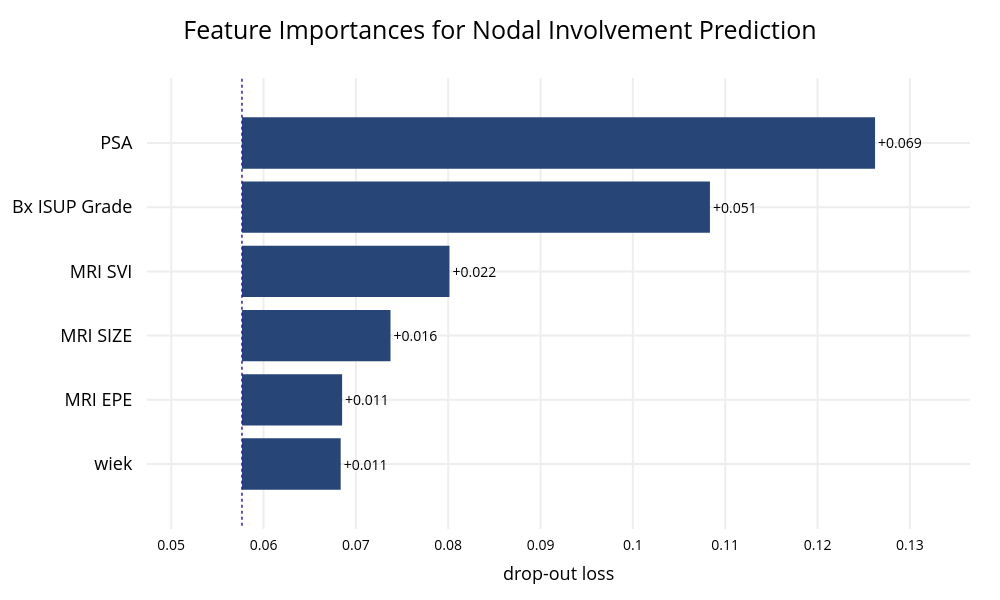

The notebook cell saved with this chart:
### Markdown cell above
### Maximize brier score

### Code cell
param_grid = {
    'classifier__n_estimators': [100, 200, 400, 800],
    'classifier__max_depth': [3, 5],
    'classifier__learning_rate': [0.01, 0.05, 0.1],
    'classifier__subsample': [0.6, 0.8, 1.0],
    'classifier__colsample_bytree': [0.6, 0.8, 0.9, 1.0],
    'classifier__gamma': [0, 0.1, 0.2]
}
untrained_model = XGBClassifier(random_state=42)

y_true, y_pred, y_pred_probs, false_positive_rate, true_positive_rate, total_roc_auc, trained_model, best_params, data_splits = train_and_evaluate_model(untrained_model, X, y, numerical_cols, categorical_cols, n_folds=5, tune_params=True, param_grid=param_grid, tuning_scoring='neg_brier_score', tuning_test_size=0.2)

plot_roc(false_positive_rate, true_positive_rate, total_roc_auc, fig_width=800, save_path='n_plus_roc.png')
plot_confusion_matrix(y_true, y_pred)
plot_feature_importances(trained_model, X, y, title='Feature Importances for Nodal Involvement Prediction')
plot_discrimination_threshold(trained_model, X, y)
brier = brier_score_loss(y_true, y_pred_probs)
print(f"Brier score: {brier:.4f}")

### Figure 1 — Plotly figure (JSON) as saved in the notebook; plotly's stock layout.template omitted (floating-point values rounded to 4 significant figures)
{"data": [{"base": 0.05766, "hoverinfo": "text", "hoverlabel": {"bgcolor": "rgba(0,0,0,0.8)"}, "hovertext": ["Model: XGBClassifier loss after<br>variable: PSA is permuted: 0.126<br>Drop-out loss change: +0.069", "Model: XGBClassifier loss after<br>variable: Bx ISUP Grade is permuted: 0.108<br>Drop-out loss change: +0.051", "Model: XGBClassifier loss after<br>variable: MRI SVI is permuted: 0.08<br>Drop-out loss change: +0.022", "Model: XGBClassifier loss after<br>variable: MRI SIZE is permuted: 0.074<br>Drop-out loss change: +0.016", "Model: XGBClassifier loss after<br>variable: MRI EPE is permuted: 0.069<br>Drop-out loss change: +0.011", "Model: XGBClassifier loss after<br>variable: wiek is permuted: 0.068<br>Drop-out loss change: +0.011"], "marker": {"color": "#284577"}, "orientation": "h", "showlegend": false, "text": ["+0.069", "+0.051", "+0.022", "+0.016", "+0.011", "+0.011"], "textposition": "outside", "type": "bar", "x": [0.06856, 0.05068, 0.02247, 0.01609, 0.01085, 0.01069], "xaxis": "x", "y": ["PSA", "Bx ISUP Grade", "MRI SVI", "MRI SIZE", "MRI EPE", "wiek"], "yaxis": "y"}], "layout": {"annotations": [{"font": {"size": 18}, "showarrow": false, "text": "", "x": 0.5, "xanchor": "center", "xref": "paper", "y": 1, "yanchor": "bottom", "yref": "paper"}, {"font": {"size": 18}, "showarrow": false, "text": "drop-out loss", "x": 0.5, "xanchor": "center", "xref": "paper", "y": 0, "yanchor": "top", "yref": "paper", "yshift": -30}], "font": {"color": "black", "size": 14}, "height": 600, "margin": {"b": 71, "r": 30, "t": 78}, "shapes": [{"line": {"color": "#371ea3", "dash": "dot", "width": 1.5}, "type": "line", "x0": 0.05766, "x1": 0.05766, "xref": "x", "y0": -1, "y1": 6, "yref": "y"}], "title": {"font": {"color": "black", "size": 25}, "text": "Feature Importances for Nodal Involvement Prediction", "x": 0.5}, "width": 1000, "xaxis": {"anchor": "y", "automargin": true, "domain": [0, 1], "fixedrange": true, "gridwidth": 2, "range": [0.04738, 0.1365], "tickcolor": "white", "ticklen": 3, "ticks": "outside", "type": "linear", "zeroline": false}, "yaxis": {"anchor": "x", "automargin": true, "autorange": "reversed", "domain": [0, 1], "fixedrange": true, "gridwidth": 2, "tickcolor": "white", "tickfont": {"size": 18}, "ticklen": 10, "ticks": "outside", "type": "category"}}}
